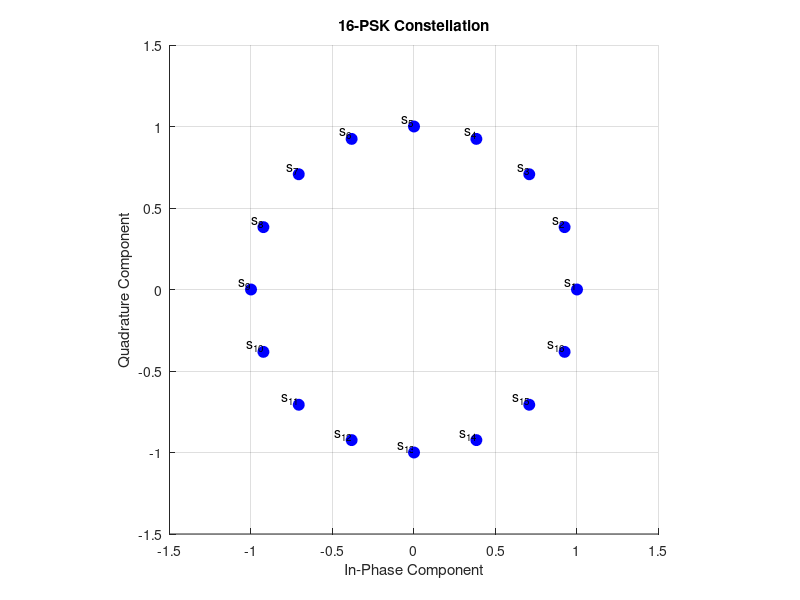

MATLAB code for this plot:
%MATLAB script to plot the 16-PSK constellation diagram

% Number of levels in PSK (M-PSK)
M = 16; % Example for 4-PSK

% Symbol Energy Es
Es = 1; % Set the desired symbol energy

% Generate M-PSK constellation points
% The PSK constellation points are uniformly distributed on the unit circle.
theta = (0:M-1) * (2 * pi / M); % Angles for PSK points
constellation_points = exp(1i * theta); % Complex exponentials for PSK points

% Normalize the constellation to have the desired symbol energy Es
normalized_constellation = constellation_points * sqrt(Es);

% Display the constellation points
disp('Normalized PSK Constellation Points:');
disp(normalized_constellation);

% Plot the constellation
figure;
hold on; % Hold the plot for multiple plotting commands
title(sprintf('%d-PSK Constellation', M));
xlabel('In-Phase Component');
ylabel('Quadrature Component');
grid on;
axis equal;
axis([-1.5 1.5 -1.5 1.5]);

% Annotate each point with its symbol label
for i = 1:M
    % Plot each point as a dot
    plot(real(normalized_constellation(i)), imag(normalized_constellation(i)), 'o', 'MarkerSize', 8, 'MarkerEdgeColor', 'b', 'MarkerFaceColor', 'b');
    % Label with only the symbol index
    label = sprintf('s_{%d}', i);
    text(real(normalized_constellation(i)), imag(normalized_constellation(i)), label, 'VerticalAlignment', 'bottom', 'HorizontalAlignment', 'right', 'FontSize', 10, 'FontName', 'Helvetica');
end

hold off; % Release the plot hold